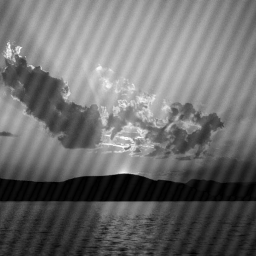
#> input picture lab_2/sunset3.bmp, 256 x 256 px
$ python ex_2.py
#> lines starting #> are read from the running program, lines starting #| are printed output that depends on the picture; long printed decimals are rounded
import numpy as np
import cv2
from matplotlib import pyplot as plt

# le
img = cv2.imread('sunset3.bmp', 0)
#> img is the input picture: shape (256, 256); min 0, max 255, mean 109.5

# transformada
f = np.fft.fft2(img)
fshift = np.fft.fftshift(f)
mag = 20 * np.log(np.abs(fshift))
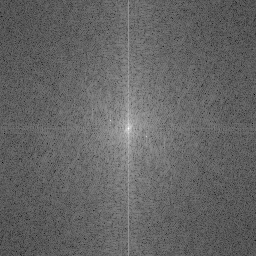
#> mag: shape (256, 256) float64; min 21.26, max 315.7, mean 137.8; drawn with min black and max white

# soma os niveis cinzas
soma_cinza = np.sum(img)
#> soma_cinza = 7178318
print('Soma: ', soma_cinza)
#| Soma:  7178318
numero_pixels = len(img) * len(img)
#> numero_pixels = 65536
print('Numero de Pixel: ', numero_pixels)
#| Numero de Pixel:  65536
divisao = soma_cinza / numero_pixels
#> divisao = 109.5

# divide
primeiro_valor_fft = f[0, 0] / numero_pixels
print('FFT(0,0)/divisao: ', primeiro_valor_fft)
#| FFT(0,0)/divisao:  (109.532+0j)
plt.subplot(131)
plt.imshow(img, cmap='gray')
plt.subplot(132)
plt.imshow(mag, cmap='gray')
plt.show()
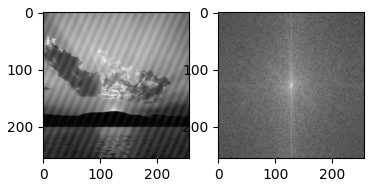
#> figure drawn by matplotlib, 2 panels
